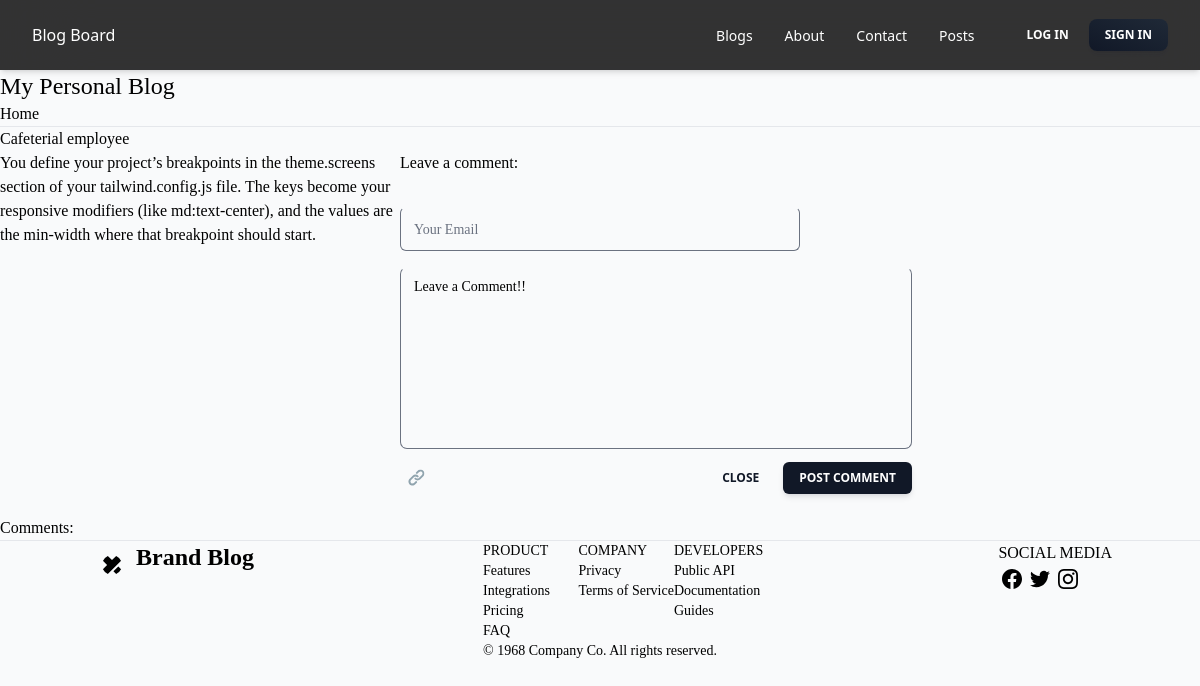
Screenshot of /post/3/ with the database file from the repository.
### blog/models.py (models this page shows, shortened)
class Post(models.Model):
    title = models.CharField(max_length=255)
    body = models.TextField()
    created_on = models.DateTimeField(auto_now_add=True)
    last_modified = models.DateTimeField(auto_now=True)
    categories = models.ManyToManyField("Category", related_name="posts")

### blog/views.py (the view, shortened to what this page needs)
# urls.py: path("post/<int:pk>/", views.blog_detail, name="blog_detail"),
def blog_detail(request, pk):
    post = Post.objects.get(pk=pk)
    form = CommentForm()
    comments = Comment.objects.filter(post=post)
    context = {
        "post": post,
        "comments": comments,
        "form": CommentForm(),
    }
    return render(request, "blog/detail.html", context)

### blog/forms.py
class CommentForm(forms.Form):
    author = forms.CharField(
        max_length=60,
        widget=forms.TextInput(
            attrs={"class": "w-full h-full px-3 py-3 font-sans text-sm font-normal transition-all bg-transparent border rounded-md peer border-blue-gray-200 border-t-transparent text-blue-gray-700 outline outline-0 placeholder-shown:border placeholder-shown:border-blue-gray-200 placeholder-shown:border-t-blue-gray-200 focus:border-2 focus:border-gray-900 focus:border-t-transparent focus:outline-0 disabled:border-0 disabled:bg-blue-gray-50"}
        ),
    )
    body = forms.CharField(
        widget=forms.Textarea(
            attrs={"class": "", 'rows': 8}
        )
    )

### blog/templates/blog/detail.html (shortened to what this page needs)
{% extends "base_blog.html" %}
{% block page_title %}
    <h2>{{ post.title }}</h2>
{% endblock page_title %}
{% block page_content %}
<div class=" grid md:grid-cols-3 lg:grid-cols-2 ">
    <div class="grid-cols-2">
        <p>{{ post.body | linebreaks }}</p>
    </div>
    <div class="grid-cols-2">
        <h3>Leave a comment:</h3>
        <form method="post">
            {% include 'blog/comment_blog.html'%}
        </form>
    </div>
</div>
<div>
    <h3>Comments:</h3>
</div>
{% endblock page_content %}

### rows the page displays
Post: title "Cafeterial employee", body "You define your project’s breakpoints in the theme.screens section of your tailwind.config.js file. The keys become your responsive modifiers (like md:text-center), and the values are the min-width where that breakpoint should start."
